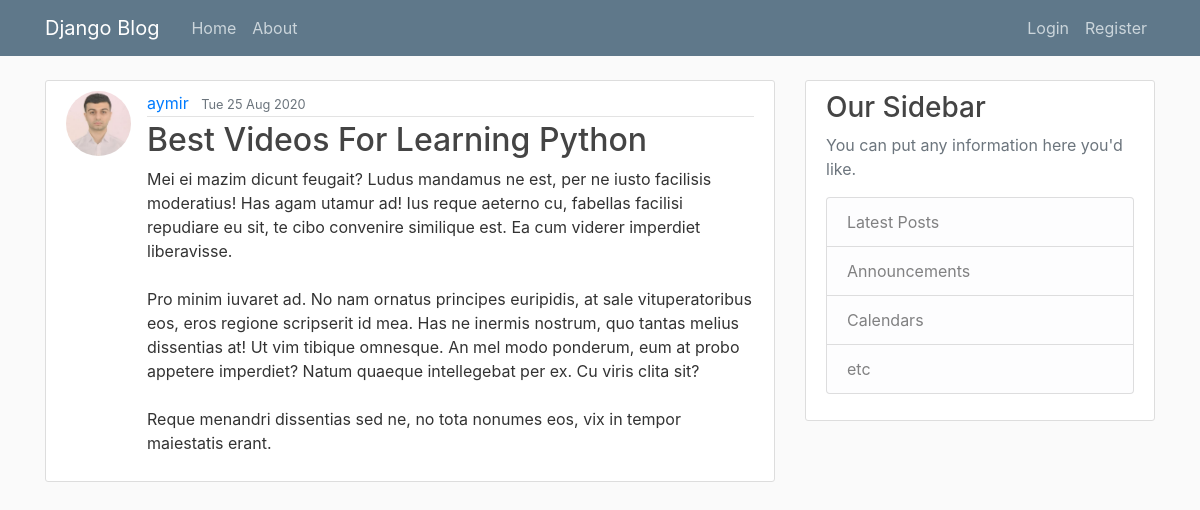
Screenshot of /post/28/ with the database file from the repository.
### blogMain/models.py (models this page shows, shortened)
class Post(models.Model):
    title = models.CharField(max_length=100)
    content = models.TextField()
    date_posted = models.DateTimeField(default = timezone.now)
    author = models.ForeignKey(User,on_delete = models.CASCADE, related_name='user')

### users/models.py (models this page shows, shortened)
class Profile(models.Model):
    user = models.OneToOneField(User, on_delete=models.CASCADE)
    image = models.ImageField(default = 'default.jpg', upload_to = 'profile_pics')

### blogMain/views.py (the view)
# urls.py: path('post/<int:pk>/', PostDetailView.as_view(),name='post-detail'),
class PostDetailView(DetailView):
    model = Post

### blogMain/templates/blogMain/post_detail.html (shortened to what this page needs)
{% extends "blogMain/base.html" %}
{% block body %}
<article class="media content-section">
    <img src="{{object.author.profile.image.url}}" class="rounded-circle article-img">
    <div class="media-body">
      <div class="article-metadata">
        <a class="mr-2" href="{% url 'user-posts' object.author.username %}">{{ object.author }}</a>
        <small class="text-muted">{{ object.date_posted|date:"D d M Y" }}</small>
      </div>
      <h2 class="article-title">{{ object.title }}</h2>
      <p class="article-content">{{ object.content }}</p>
    </div>
  </article>
{% endblock %}

### blogMain/static/blogMain/main.css (style rules this page uses)
body { background: #fafafa; color: #333333; margin-top: 5rem; }
h1, h2, h3, h4, h5, h6 { color: #444444; }
.content-section { background: #ffffff; padding: 10px 20px; border: 1px solid #dddddd; border-radius: 3px; margin-bottom: 20px; }
.article-title { color: #444444; }
.article-content { white-space: pre-line; }
.article-img { height: 65px; width: 65px; margin-right: 16px; }
.article-metadata { padding-bottom: 1px; margin-bottom: 4px; border-bottom: 1px solid #e3e3e3 }

### rows the page displays
Post: author.profile.image (picture), author "aymir", date_posted "Tue 25 Aug 2020", title "Best Videos For Learning Python", content "Mei ei mazim dicunt feugait? Ludus mandamus ne est, per ne iusto facilisis moderatius! Has agam utamur ad! Ius reque aeterno cu, fabellas facilisi repudiare eu sit, te cibo convenire similique est. Ea cum viderer imperdiet liberavisse. Pro minim iuvaret ad. No nam ornatus principes euripidis, at sale vituperatoribus eos, eros regione scripserit id mea. Has ne inermis nostrum, quo tantas melius dissentias at! Ut vim tibique omnesque. An mel modo ponderum, eum at probo appetere imperdiet? Natum quaeque intellegebat per ex. Cu viris clita sit? Reque menandri dissentias sed ne, no tota nonumes eos, vix in tempor maiestatis erant."
